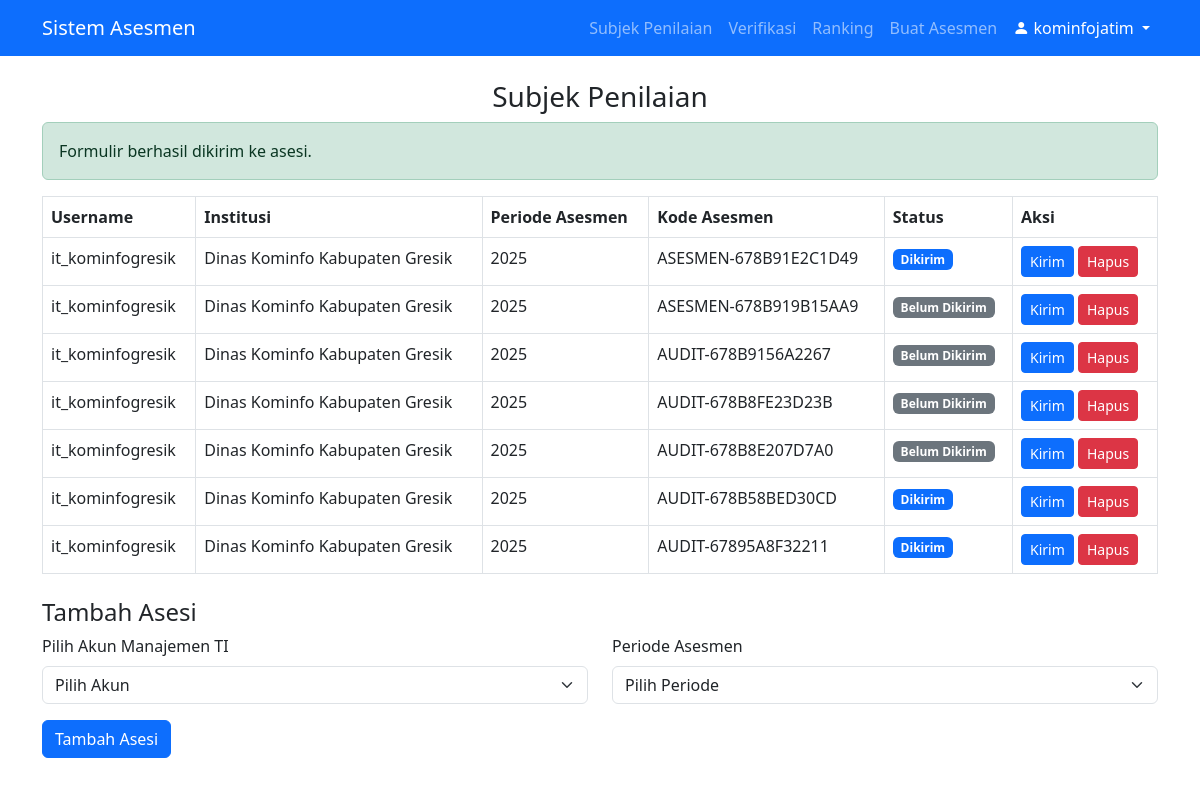
The page /views/tim_penilai/subjects.php?send_to_asesi_id=35 (signed in) on the database its author committed.
### tables this page shows
CREATE TABLE `asesi` (
  `id` int(11) NOT NULL,
  `asesmen_kode` varchar(50) DEFAULT NULL,
  `user_id` int(11) NOT NULL,
  `asesmen_periode` int(11) DEFAULT NULL,
  `created_at` timestamp NOT NULL DEFAULT CURRENT_TIMESTAMP,
  `form_status` tinyint(1) NOT NULL DEFAULT '0'
);

CREATE TABLE `users` (
  `id` int(11) NOT NULL,
  `username` varchar(50) NOT NULL,
  `password` varchar(255) NOT NULL,
  `role` enum('Manajemen TI','Admin','Tim Penilai','IT Auditor') NOT NULL,
  `institusi` varchar(255) DEFAULT NULL,
  `created_at` timestamp NOT NULL DEFAULT CURRENT_TIMESTAMP
);

### views/tim_penilai/subjects.php (the view, shortened to what this page needs)
<?php
include '../../includes/db.php';
include '../../includes/header.php';
function mapFormStatusToLabel($status, $role)
{
    $status_map = [
        'Manajemen TI' => [
            0 => 'Belum Diterima',
            1 => 'Diterima',
            2 => 'Draf',
            3 => 'Terkirim'
        ],
        'Tim Penilai' => [
            0 => 'Belum Dikirim',
            1 => 'Dikirim',
            2 => 'Dibaca',
            3 => 'Self-Assessment Diterima'
        ]
    ];
    if (isset($status_map[$role]) && isset($status_map[$role][$status])) {
        return $status_map[$role][$status];
    }
    return 'Tidak Diketahui';
}
$selected_periode = isset($_GET['asesmen_periode']) ? (int)$_GET['asesmen_periode'] : null;
$asesi_query = $conn->query("
    SELECT a.id AS asesi_id, a.asesmen_kode, u.username, u.institusi, a.asesmen_periode, a.form_status
    FROM asesi a
    JOIN users u ON a.user_id = u.id
    " . ($selected_periode ? "WHERE a.asesmen_periode = $selected_periode" : "") . "
    ORDER BY a.created_at DESC
");
if (isset($_GET['send_to_asesi_id'])) {
    $send_to_asesi_id = (int)$_GET['send_to_asesi_id'];
    $query = "
        UPDATE asesi
        SET form_status = 1
        WHERE id = $send_to_asesi_id
    ";
    if ($conn->query($query)) {
        $success = "Formulir berhasil dikirim ke asesi.";
    } else {
        $error = "Terjadi kesalahan saat mengirim formulir: " . $conn->error;
    }
}
?>
<h3 class="text-center">Subjek Penilaian</h3>
<?php if (isset($success)): ?>
    <div class="alert alert-success"><?php echo $success; ?></div>
<?php endif; ?>
<table class="table table-bordered">
    <thead>
        <tr>
            <th>Username</th>
            <th>Institusi</th>
            <th>Periode Asesmen</th>
            <th>Kode Asesmen</th>
            <th>Status</th>
            <th>Aksi</th>
        </tr>
    </thead>
    <tbody>
        <?php if ($asesi_query && $asesi_query->num_rows > 0): ?>
            <?php while ($row = $asesi_query->fetch_assoc()): ?>
                <tr>
                    <td><?php echo htmlspecialchars($row['username']); ?></td>
                    <td><?php echo htmlspecialchars($row['institusi']); ?></td>
                    <td><?php echo htmlspecialchars($row['asesmen_periode']); ?></td>
                    <td><?php echo htmlspecialchars($row['asesmen_kode']); ?></td>
                    <td>
                        <?php
                        $status_label = mapFormStatusToLabel($row['form_status'], 'Tim Penilai');
                        $badge_class = $row['form_status'] == 3 ? 'success' :
                                    ($row['form_status'] == 2 ? 'warning' :
                                    ($row['form_status'] == 1 ? 'primary' : 'secondary'));
                        ?>
                        <span class="badge bg-<?php echo $badge_class; ?>">
                            <?php echo htmlspecialchars($status_label); ?>
                        </span>
                    </td>
                    <td>
                        <?php if ($row['form_status'] == 3): ?>
                            <a href="verify_assessment.php?asesi_id=<?php echo $row['asesi_id']; ?>" class="btn btn-sm btn-primary">Verifikasi</a>
                        <?php else: ?>
                            <a href="?send_to_asesi_id=<?php echo $row['asesi_id']; ?>" class="btn btn-sm btn-primary">Kirim</a>
                        <?php endif; ?>
                        <a href="?delete_asesi_id=<?php echo $row['asesi_id']; ?>" class="btn btn-sm btn-danger" onclick="return confirm('Yakin ingin menghapus Asesi ini?')">Hapus</a>
                    </td>
                </tr>
            <?php endwhile; ?>
        <?php else: ?>
            <tr>
                <td colspan="6" class="text-center">Tidak ada Asesi untuk periode ini.</td>
            </tr>
        <?php endif; ?>
    </tbody>
</table>
<h4 class="mt-4">Tambah Asesi</h4>
<form method="POST" action="">
    <div class="row">
        <div class="col-md-6">
            <label for="user_id" class="form-label">Pilih Akun Manajemen TI</label>
            <select name="user_id" id="user_id" class="form-select" required>
                <option value="" disabled selected>Pilih Akun</option>
            </select>
        </div>
        <div class="col-md-6">
            <label for="asesmen_periode" class="form-label">Periode Asesmen</label>
            <select name="asesmen_periode" id="asesmen_periode" class="form-select" required>
                <option value="" disabled selected>Pilih Periode</option>
            </select>
        </div>
    </div>
    <button type="submit" name="add_asesi" class="btn btn-primary mt-3">Tambah Asesi</button>
</form>

### rows shown on the page
asesi: user.username "it_kominfogresik", user.institusi "Dinas Kominfo Kabupaten Gresik", asesmen_periode "2025", asesmen_kode "ASESMEN-678B91E2C1D49", form_status "Dikirim"
asesi: user.username "it_kominfogresik", user.institusi "Dinas Kominfo Kabupaten Gresik", asesmen_periode "2025", asesmen_kode "ASESMEN-678B919B15AA9", form_status "Belum Dikirim"
asesi: user.username "it_kominfogresik", user.institusi "Dinas Kominfo Kabupaten Gresik", asesmen_periode "2025", asesmen_kode "AUDIT-678B9156A2267", form_status "Belum Dikirim"
asesi: user.username "it_kominfogresik", user.institusi "Dinas Kominfo Kabupaten Gresik", asesmen_periode "2025", asesmen_kode "AUDIT-678B8FE23D23B", form_status "Belum Dikirim"
asesi: user.username "it_kominfogresik", user.institusi "Dinas Kominfo Kabupaten Gresik", asesmen_periode "2025", asesmen_kode "AUDIT-678B8E207D7A0", form_status "Belum Dikirim"
asesi: user.username "it_kominfogresik", user.institusi "Dinas Kominfo Kabupaten Gresik", asesmen_periode "2025", asesmen_kode "AUDIT-678B58BED30CD", form_status "Dikirim"
asesi: user.username "it_kominfogresik", user.institusi "Dinas Kominfo Kabupaten Gresik", asesmen_periode "2025", asesmen_kode "AUDIT-67895A8F32211", form_status "Dikirim"

### other values the page prints
$_SESSION['user'] "kominfojatim"
$success "Formulir berhasil dikirim ke asesi."
